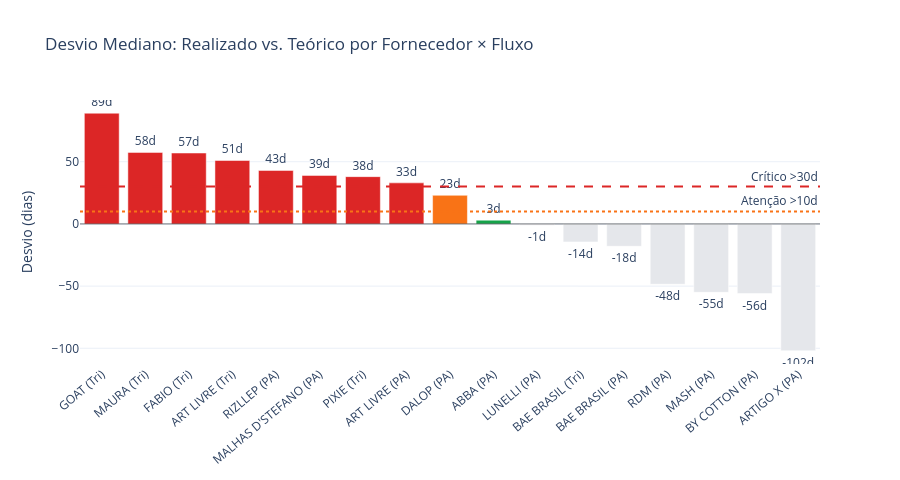

Here is the notebook cell this chart was saved with:
### Code cell
# Célula 7 — Nível 2: Aderência ao Lead Time Teórico por Fornecedor
# Barras coloridas por status (verde/laranja/vermelho) + tabela companion com %120d.

aderencia = (
    df_ops[df_ops["lead_time_teorico"].notna()]
    .groupby(["supplier_name", "is_finished_product_order"])
    .agg(
        desvio_mediano=("desvio_lt", "median"),
        n_ops=("op_code", "count"),
        lt_realizado=("lead_time_realizado", "median"),
        lt_teorico=("lead_time_teorico", "median"),
        pct_no_prazo=("dentro_do_prazo", lambda x: x.mean() * 100),
    )
    .reset_index()
)
aderencia["fluxo"] = aderencia["is_finished_product_order"].map({True: "PA", False: "Tri"})
aderencia = aderencia[aderencia["n_ops"] >= 5].sort_values("desvio_mediano", ascending=False)


def cor_status_desvio(d):
    if d > CONFIG["threshold_desvio_critico"]:
        return COLORS["status_critico"]
    if d > CONFIG["threshold_desvio_atencao"]:
        return COLORS["status_atencao"]
    if d < 0:
        return COLORS["neutro_claro"]
    return COLORS["status_ok"]


aderencia["cor"] = aderencia["desvio_mediano"].apply(cor_status_desvio)
aderencia["label"] = aderencia["supplier_name"] + " (" + aderencia["fluxo"] + ")"

fig = go.Figure(go.Bar(
    x=aderencia["label"],
    y=aderencia["desvio_mediano"],
    marker_color=aderencia["cor"],
    text=aderencia["desvio_mediano"].round(0).astype("Int64").astype(str) + "d",
    textposition="outside",
    customdata=aderencia[["lt_realizado", "lt_teorico", "n_ops", "pct_no_prazo"]].values,
    hovertemplate=(
        "<b>%{x}</b><br>"
        "Desvio: %{y:.0f}d<br>"
        "Realizado: %{customdata[0]:.0f}d | Teórico: %{customdata[1]:.0f}d<br>"
        "% dentro 120d: %{customdata[3]:.1f}%<br>"
        "n OPs: %{customdata[2]}<extra></extra>"
    ),
))
fig.add_hline(y=CONFIG["threshold_desvio_critico"], line_dash="dash",
              line_color=COLORS["status_critico"], annotation_text="Crítico >30d")
fig.add_hline(y=CONFIG["threshold_desvio_atencao"], line_dash="dot",
              line_color=COLORS["status_atencao"], annotation_text="Atenção >10d")
fig.add_hline(y=0, line_color="black", line_width=0.5)
fig.update_layout(
    title="Desvio Mediano: Realizado vs. Teórico por Fornecedor × Fluxo",
    template=TEMPLATE, yaxis_title="Desvio (dias)", xaxis_tickangle=-40,
    height=480,
)
fig.show()

# --- Tabela companion ---
def status_label(d):
    if d > CONFIG["threshold_desvio_critico"]:
        return "🔴 Crítico"
    if d > CONFIG["threshold_desvio_atencao"]:
        return "🟠 Atenção"
    if d < 0:
        return "⚪ Abaixo do teórico"
    return "🟢 OK"


aderencia_tab = aderencia.copy()
aderencia_tab["status"] = aderencia_tab["desvio_mediano"].apply(status_label)
aderencia_tab["desvio_pct"] = (
    (aderencia_tab["desvio_mediano"] / aderencia_tab["lt_teorico"] * 100)
    .round(0).astype("Int64").astype(str) + "%"
)

display_cols = ["supplier_name", "fluxo", "n_ops", "lt_realizado", "lt_teorico",
                "desvio_mediano", "desvio_pct", "pct_no_prazo", "status"]


def color_fluxo_cell(v):
    if v == "PA":
        return f"background-color:{COLORS['fluxo_pa']}; color:white; font-weight:600; text-align:center"
    if v == "Tri":
        return f"background-color:{COLORS['fluxo_tri']}; color:#374151; font-weight:600; text-align:center"
    return ""


(aderencia_tab[display_cols]
    .style
    .map(color_fluxo_cell, subset=["fluxo"])
    .format({
        "lt_realizado": "{:.0f}d", "lt_teorico": "{:.0f}d",
        "desvio_mediano": "{:+.0f}d", "pct_no_prazo": "{:.1f}%",
    })
    .background_gradient(subset=["desvio_mediano"], cmap="RdYlGn_r", vmin=-30, vmax=90)
    .hide(axis="index")
)

### Figure 1 — Plotly figure (JSON) as saved in the notebook; plotly's stock layout.template omitted (floating-point values rounded to 4 significant figures)
{"data": [{"customdata": [[129, 40, 14, 35.71], [107, 50, 32, 59.38], [92, 35, 15, 100], [93, 56, 12, 66.67], [127, 84, 25, 48], [99, 60, 57, 91.23], [98, 60, 18, 83.33], [133, 100, 68, 45.59], [113, 90, 12, 58.33], [93, 90, 17, 88.24], [62, 63, 6, 100], [30.5, 45, 9, 100], [51, 75, 173, 91.5], [71.5, 120, 8, 50], [35, 90, 6, 100], [49, 105, 44, 79.55], [13, 113, 17, 100]], "hovertemplate": "<b>%{x}</b><br>Desvio: %{y:.0f}d<br>Realizado: %{customdata[0]:.0f}d | Teórico: %{customdata[1]:.0f}d<br>% dentro 120d: %{customdata[3]:.1f}%<br>n OPs: %{customdata[2]}<extra></extra>", "marker": {"color": ["#DC2626", "#DC2626", "#DC2626", "#DC2626", "#DC2626", "#DC2626", "#DC2626", "#DC2626", "#F97316", "#16A34A", "#E5E7EB", "#E5E7EB", "#E5E7EB", "#E5E7EB", "#E5E7EB", "#E5E7EB", "#E5E7EB"]}, "text": ["89d", "58d", "57d", "51d", "43d", "39d", "38d", "33d", "23d", "3d", "-1d", "-14d", "-18d", "-48d", "-55d", "-56d", "-102d"], "textposition": "outside", "type": "bar", "x": ["GOAT (Tri)", "MAURA (Tri)", "FABIO (Tri)", "ART LIVRE (Tri)", "RIZLLEP (PA)", "MALHAS D'STEFANO (PA)", "PIXIE (Tri)", "ART LIVRE (PA)", "DALOP (PA)", "ABBA (PA)", "LUNELLI (PA)", "BAE BRASIL (Tri)", "BAE BRASIL (PA)", "RDM (PA)", "MASH (PA)", "BY COTTON (PA)", "ARTIGO X (PA)"], "y": [89.0, 57.5, 57.0, 51.0, 43.0, 39.0, 38.0, 33.0, 23.0, 3.0, -1.0, -14.5, -18.0, -48.5, -55.0, -56.0, -102.0]}], "layout": {"annotations": [{"showarrow": false, "text": "Crítico >30d", "x": 1, "xanchor": "right", "xref": "x domain", "y": 30, "yanchor": "bottom", "yref": "y"}, {"showarrow": false, "text": "Atenção >10d", "x": 1, "xanchor": "right", "xref": "x domain", "y": 10, "yanchor": "bottom", "yref": "y"}], "height": 480, "shapes": [{"line": {"color": "#DC2626", "dash": "dash"}, "type": "line", "x0": 0, "x1": 1, "xref": "x domain", "y0": 30, "y1": 30, "yref": "y"}, {"line": {"color": "#F97316", "dash": "dot"}, "type": "line", "x0": 0, "x1": 1, "xref": "x domain", "y0": 10, "y1": 10, "yref": "y"}, {"line": {"color": "black", "width": 0.5}, "type": "line", "x0": 0, "x1": 1, "xref": "x domain", "y0": 0, "y1": 0, "yref": "y"}], "title": {"text": "Desvio Mediano: Realizado vs. Teórico por Fornecedor × Fluxo"}, "xaxis": {"tickangle": -40}, "yaxis": {"title": {"text": "Desvio (dias)"}}}}
